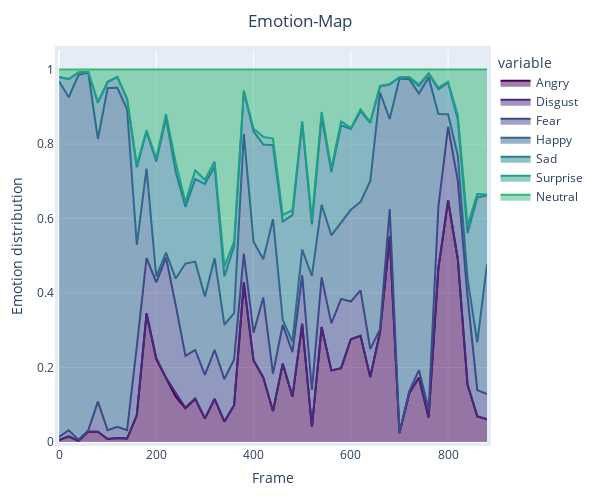

Notebook code for this chart:
### Code cell
df_10th = df_emotions[df_emotions["Frame"] % 20 == 0]  # select every 10th frame

# assuming your DataFrame is named df
fig = px.area(df_10th, x='Frame', y=["Angry", "Disgust", "Fear", "Happy", "Sad", "Surprise", "Neutral"],
              color_discrete_sequence=px.colors.sequential.Viridis, title="Emotion-Map")

fig.update_layout(
    autosize=False,
    width=600,
    height=500,
    margin=dict(
        l=50,
        r=50,
        b=50,
        t=50,
        pad=4
    ),
    yaxis=dict(
        title='Emotion distribution'
    ),
    xaxis=dict(
        title='Frame'
    ),
    title={
        'y': 0.97,
        'x': 0.5,
        'xanchor': 'center',
        'yanchor': 'top'
    }
)

fig.show()

### Figure 1 — Plotly figure (JSON) as saved in the notebook; plotly's stock layout.template omitted (floating-point values rounded to 4 significant figures)
{"data": [{"fillpattern": {"shape": ""}, "hovertemplate": "variable=Angry<br>Frame=%{x}<br>value=%{y}<extra></extra>", "legendgroup": "Angry", "line": {"color": "#440154"}, "marker": {"symbol": "circle"}, "mode": "lines", "name": "Angry", "orientation": "v", "showlegend": true, "stackgroup": "1", "type": "scatter", "x": [0, 20, 40, 60, 80, 100, 120, 140, 160, 180, 200, 220, 240, 260, 280, 300, 320, 340, 360, 380, 400, 420, 440, 460, 480, 500, 520, 540, 560, 580, 600, 620, 640, 660, 680, 700, 720, 740, 760, 780, 800, 820, 840, 860, 880], "xaxis": "x", "y": [0.005274, 0.01532, 0.002991, 0.02741, 0.02752, 0.008133, 0.01084, 0.009286, 0.07199, 0.345, 0.2226, 0.1723, 0.1217, 0.09054, 0.1155, 0.06296, 0.1152, 0.05444, 0.09878, 0.4276, 0.2192, 0.1732, 0.08307, 0.2102, 0.1221, 0.3173, 0.04098, 0.3087, 0.1923, 0.1982, 0.2758, 0.2851, 0.1743, 0.2945, 0.5522, 0.02386, 0.1304, 0.1732, 0.06566, 0.4658, 0.6489, 0.4908, 0.1541, 0.06892, 0.06075], "yaxis": "y"}, {"fillpattern": {"shape": ""}, "hovertemplate": "variable=Disgust<br>Frame=%{x}<br>value=%{y}<extra></extra>", "legendgroup": "Disgust", "line": {"color": "#482878"}, "marker": {"symbol": "circle"}, "mode": "lines", "name": "Disgust", "orientation": "v", "showlegend": true, "stackgroup": "1", "type": "scatter", "x": [0, 20, 40, 60, 80, 100, 120, 140, 160, 180, 200, 220, 240, 260, 280, 300, 320, 340, 360, 380, 400, 420, 440, 460, 480, 500, 520, 540, 560, 580, 600, 620, 640, 660, 680, 700, 720, 740, 760, 780, 800, 820, 840, 860, 880], "xaxis": "x", "y": [3.739e-06, 4.421e-06, 5.569e-07, 2.532e-06, 5.783e-05, 3.536e-06, 1.388e-05, 7.808e-06, 8.175e-05, 0.000755, 0.003139, 0.0005502, 0.009986, 0.001371, 0.001462, 0.0006076, 0.0008702, 0.000565, 6.371e-05, 0.001951, 8.402e-05, 0.0005712, 4.602e-05, 0.0002827, 7.896e-06, 4.167e-06, 7.637e-05, 1.108e-05, 1.011e-05, 9.381e-05, 9.447e-06, 6.055e-05, 6.698e-05, 0.0001772, 0.0002005, 8.505e-06, 7.848e-05, 0.0002194, 3.885e-05, 0.001745, 0.0002212, 0.0006272, 0.0001273, 0.0002493, 3.167e-05], "yaxis": "y"}, {"fillpattern": {"shape": ""}, "hovertemplate": "variable=Fear<br>Frame=%{x}<br>value=%{y}<extra></extra>", "legendgroup": "Fear", "line": {"color": "#3e4989"}, "marker": {"symbol": "circle"}, "mode": "lines", "name": "Fear", "orientation": "v", "showlegend": true, "stackgroup": "1", "type": "scatter", "x": [0, 20, 40, 60, 80, 100, 120, 140, 160, 180, 200, 220, 240, 260, 280, 300, 320, 340, 360, 380, 400, 420, 440, 460, 480, 500, 520, 540, 560, 580, 600, 620, 640, 660, 680, 700, 720, 740, 760, 780, 800, 820, 840, 860, 880], "xaxis": "x", "y": [0.008055, 0.01621, 0.003272, 0.003242, 0.08093, 0.02372, 0.02963, 0.02247, 0.1847, 0.1482, 0.2031, 0.3226, 0.2358, 0.1392, 0.1303, 0.1164, 0.1313, 0.1137, 0.1226, 0.07629, 0.07414, 0.214, 0.1007, 0.1042, 0.1193, 0.1304, 0.09865, 0.1334, 0.1263, 0.186, 0.1014, 0.122, 0.07525, 0.007921, 0.07335, 0.00115, 0.005528, 0.01974, 0.02237, 0.164, 0.1973, 0.2104, 0.2363, 0.0701, 0.0677], "yaxis": "y"}, {"fillpattern": {"shape": ""}, "hovertemplate": "variable=Happy<br>Frame=%{x}<br>value=%{y}<extra></extra>", "legendgroup": "Happy", "line": {"color": "#31688e"}, "marker": {"symbol": "circle"}, "mode": "lines", "name": "Happy", "orientation": "v", "showlegend": true, "stackgroup": "1", "type": "scatter", "x": [0, 20, 40, 60, 80, 100, 120, 140, 160, 180, 200, 220, 240, 260, 280, 300, 320, 340, 360, 380, 400, 420, 440, 460, 480, 500, 520, 540, 560, 580, 600, 620, 640, 660, 680, 700, 720, 740, 760, 780, 800, 820, 840, 860, 880], "xaxis": "x", "y": [0.9555, 0.8942, 0.9793, 0.9623, 0.705, 0.9188, 0.9109, 0.8611, 0.2723, 0.2404, 0.01527, 0.01338, 0.07146, 0.248, 0.2371, 0.2108, 0.2465, 0.1461, 0.1247, 0.3219, 0.2446, 0.1027, 0.4145, 0.01335, 0.02785, 0.0689, 0.3061, 0.1949, 0.2365, 0.2066, 0.2463, 0.2376, 0.4511, 0.6359, 0.2414, 0.951, 0.8382, 0.7424, 0.8911, 0.2488, 0.0335, 0.06738, 0.0478, 0.1285, 0.3484], "yaxis": "y"}, {"fillpattern": {"shape": ""}, "hovertemplate": "variable=Sad<br>Frame=%{x}<br>value=%{y}<extra></extra>", "legendgroup": "Sad", "line": {"color": "#26828e"}, "marker": {"symbol": "circle"}, "mode": "lines", "name": "Sad", "orientation": "v", "showlegend": true, "stackgroup": "1", "type": "scatter", "x": [0, 20, 40, 60, 80, 100, 120, 140, 160, 180, 200, 220, 240, 260, 280, 300, 320, 340, 360, 380, 400, 420, 440, 460, 480, 500, 520, 540, 560, 580, 600, 620, 640, 660, 680, 700, 720, 740, 760, 780, 800, 820, 840, 860, 880], "xaxis": "x", "y": [0.01102, 0.04827, 0.006607, 0.00126, 0.09715, 0.01551, 0.02824, 0.02768, 0.2089, 0.09891, 0.309, 0.3609, 0.2858, 0.1519, 0.2213, 0.3024, 0.2459, 0.1296, 0.179, 0.113, 0.2965, 0.3084, 0.199, 0.2638, 0.3398, 0.3407, 0.1385, 0.2367, 0.1697, 0.2593, 0.2168, 0.243, 0.1565, 0.01638, 0.09272, 0.003319, 0.003547, 0.02028, 0.01004, 0.06638, 0.08505, 0.09684, 0.1225, 0.389, 0.1849], "yaxis": "y"}, {"fillpattern": {"shape": ""}, "hovertemplate": "variable=Surprise<br>Frame=%{x}<br>value=%{y}<extra></extra>", "legendgroup": "Surprise", "line": {"color": "#1f9e89"}, "marker": {"symbol": "circle"}, "mode": "lines", "name": "Surprise", "orientation": "v", "showlegend": true, "stackgroup": "1", "type": "scatter", "x": [0, 20, 40, 60, 80, 100, 120, 140, 160, 180, 200, 220, 240, 260, 280, 300, 320, 340, 360, 380, 400, 420, 440, 460, 480, 500, 520, 540, 560, 580, 600, 620, 640, 660, 680, 700, 720, 740, 760, 780, 800, 820, 840, 860, 880], "xaxis": "x", "y": [0.000607, 0.001033, 0.0001298, 0.0001776, 0.002229, 0.002157, 0.0008465, 0.001622, 0.005704, 0.003745, 0.008195, 0.01048, 0.02501, 0.012, 0.024, 0.01082, 0.01327, 0.02666, 0.01261, 0.003374, 0.006739, 0.02043, 0.01761, 0.01772, 0.0132, 0.003547, 0.01318, 0.01237, 0.009475, 0.01065, 0.003188, 0.005553, 0.001864, 0.001356, 0.001621, 0.0004946, 0.002587, 0.003853, 0.001394, 0.005107, 0.002195, 0.01093, 0.02074, 0.009022, 0.002476], "yaxis": "y"}, {"fillpattern": {"shape": ""}, "hovertemplate": "variable=Neutral<br>Frame=%{x}<br>value=%{y}<extra></extra>", "legendgroup": "Neutral", "line": {"color": "#35b779"}, "marker": {"symbol": "circle"}, "mode": "lines", "name": "Neutral", "orientation": "v", "showlegend": true, "stackgroup": "1", "type": "scatter", "x": [0, 20, 40, 60, 80, 100, 120, 140, 160, 180, 200, 220, 240, 260, 280, 300, 320, 340, 360, 380, 400, 420, 440, 460, 480, 500, 520, 540, 560, 580, 600, 620, 640, 660, 680, 700, 720, 740, 760, 780, 800, 820, 840, 860, 880], "xaxis": "x", "y": [0.01951, 0.025, 0.007698, 0.005629, 0.08712, 0.0317, 0.01957, 0.07781, 0.2563, 0.1631, 0.2387, 0.1199, 0.2503, 0.357, 0.2704, 0.296, 0.2469, 0.5289, 0.4622, 0.05592, 0.1587, 0.1806, 0.1851, 0.3905, 0.3777, 0.1391, 0.4025, 0.1139, 0.2657, 0.1391, 0.1565, 0.1066, 0.1409, 0.04381, 0.03843, 0.02019, 0.0197, 0.04027, 0.009418, 0.04808, 0.03281, 0.1231, 0.4184, 0.3342, 0.3357], "yaxis": "y"}], "layout": {"autosize": false, "height": 500, "legend": {"title": {"text": "variable"}, "tracegroupgap": 0}, "margin": {"b": 50, "l": 50, "pad": 4, "r": 50, "t": 50}, "title": {"text": "Emotion-Map", "x": 0.5, "xanchor": "center", "y": 0.97, "yanchor": "top"}, "width": 600, "xaxis": {"anchor": "y", "domain": [0, 1], "title": {"text": "Frame"}}, "yaxis": {"anchor": "x", "domain": [0, 1], "title": {"text": "Emotion distribution"}}}}
